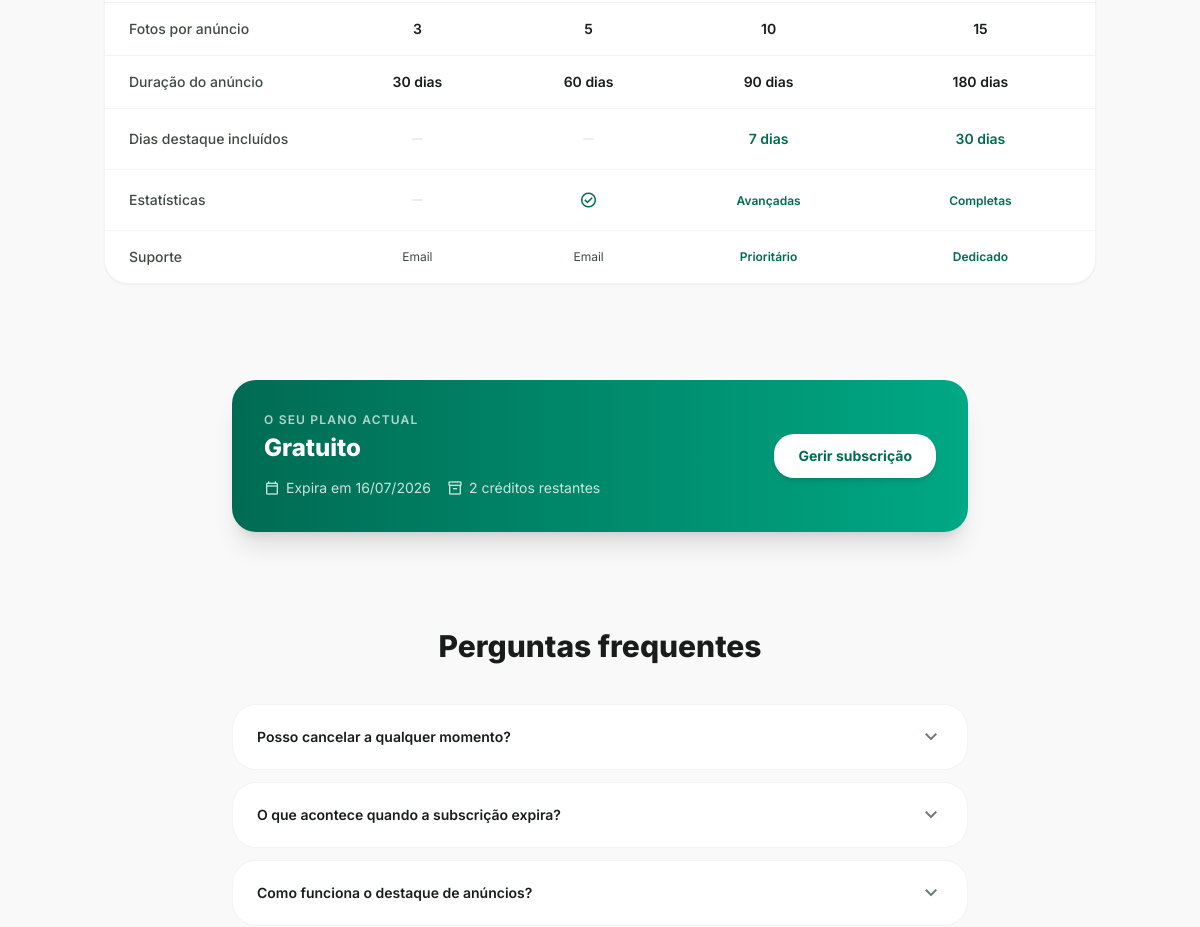
/planos/ (signed in, middle part), run on an earlier commit of the app's database.
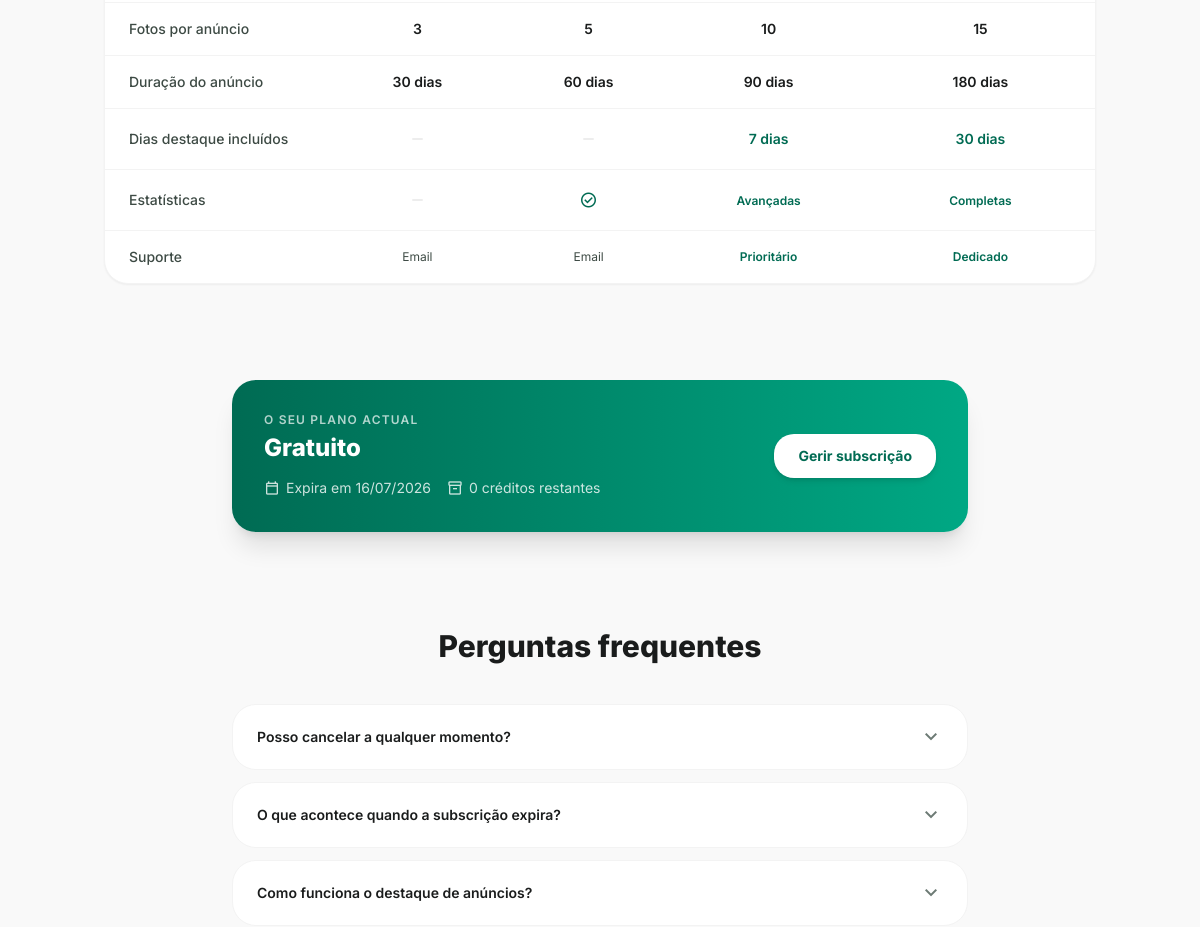
And on a later commit of the database.
### apps/pagamentos/models.py (models this page shows, shortened)
class SubscricaoUtilizador(models.Model):
    ESTADO_CHOICES = [
        ('pendente', 'Pendente de Pagamento'),
        ('activa', 'Activa'),
        ('expirada', 'Expirada'),
        ('cancelada', 'Cancelada'),
    ]
    utilizador = models.ForeignKey(
        User,
        on_delete=models.CASCADE,
        related_name='subscricoes'
    )
    plano = models.ForeignKey(
        PlanoPublicacao,
        on_delete=models.PROTECT,
        related_name='subscricoes'
    )
    estado = models.CharField(
        max_length=20, choices=ESTADO_CHOICES, default='pendente'
    )
    creditos_totais = models.PositiveIntegerField(
        null=True, blank=True,
        help_text='Total de anúncios incluídos. Nulo = ilimitado.'
    )
    creditos_usados = models.PositiveIntegerField(default=0)
    inicio_em = models.DateTimeField(null=True, blank=True)
    expira_em = models.DateTimeField(null=True, blank=True)
    criado_em = models.DateTimeField(auto_now_add=True)
    actualizado_em = models.DateTimeField(auto_now=True)
    preco_pago = models.DecimalField(max_digits=12, decimal_places=2)
    class Meta:
        verbose_name = 'Subscrição'
        verbose_name_plural = 'Subscrições'
        ordering = ['-criado_em']
        indexes = [
            models.Index(fields=['utilizador', 'estado', 'expira_em']),
        ]
    @property
    def ilimitado(self):
        return self.creditos_totais is None
    @property
    def creditos_disponiveis(self):
        if self.ilimitado:
            return None  # sem limite
        return max(0, self.creditos_totais - self.creditos_usados)
    @property
    def expirada(self):
        if not self.expira_em:
            return False
        return timezone.now() > self.expira_em

class PlanoPublicacao(models.Model):
    TIPO_CHOICES = [
        ('avulso', 'Por Anúncio'),
        ('subscricao', 'Subscrição'),
    ]
    nome = models.CharField(max_length=100)
    descricao = models.TextField(blank=True)
    tipo = models.CharField(max_length=20, choices=TIPO_CHOICES)
    preco = models.DecimalField(
        max_digits=12, decimal_places=2,
        help_text='Preço em Meticais (MZN)'
    )
    max_anuncios = models.PositiveIntegerField(
        null=True, blank=True,
        help_text='Deixar em branco para ilimitado'
    )
    duracao_anuncio_dias = models.PositiveIntegerField(
        default=30,
        help_text='Duração de cada anúncio em dias'
    )
    duracao_subscricao_dias = models.PositiveIntegerField(
        default=30,
        help_text='Validade da subscrição em dias'
    )
    max_imagens = models.PositiveIntegerField(
        default=6,
        help_text='Número máximo de imagens por anúncio'
    )
    dias_destaque_incluidos = models.PositiveIntegerField(
        default=0,
        help_text='Dias de destaque automático incluídos em cada anúncio'
    )
    activo = models.BooleanField(default=True)
    ordem = models.PositiveIntegerField(
        default=0,
        help_text='Ordem de exibição na página de planos'
    )
    criado_em = models.DateTimeField(auto_now_add=True)
    actualizado_em = models.DateTimeField(auto_now=True)
    class Meta:
        verbose_name = 'Plano de publicação'
        verbose_name_plural = 'Planos de publicação'
        ordering = ['ordem', 'preco']
    @property
    def ilimitado(self):
        return self.max_anuncios is None

### apps/anuncios/views.py (the view)
# urls.py: path('planos/', views.planos_page_view, name='planos'),
def planos_page_view(request):
    planos_publicacao = PlanoPublicacao.objects.filter(activo=True).order_by('ordem')
    subscricao_activa = None
    if request.user.is_authenticated:
        subscricao_activa = (
            SubscricaoUtilizador.objects
            .filter(utilizador=request.user, estado='activa', expira_em__gt=timezone.now())
            .select_related('plano')
            .order_by('-inicio_em')
            .first()
        )
    return render(request, 'pagamentos/planos.html', {
        'planos_publicacao':  planos_publicacao,
        'subscricao_activa':  subscricao_activa,
        'metodos_pagamento':  METODOS_PAGAMENTO,
        'faq_estatico':       FAQ_ESTATICO,
    })

### templates/pagamentos/planos.html (shortened to what the changed rows need)
{% extends "base.html" %}
{% load static %}
{% load humanize %}
{% load l10n %}
{% block content %}
<main class="pt-24 pb-28 font-body-alt">
    {% if user.is_authenticated and subscricao_activa %}
    <section class="px-4 max-w-3xl mx-auto mb-24">
        <div class="bg-gradient-to-r from-primary to-primary-container rounded-2xl p-8 text-white
                    shadow-xl flex flex-col md:flex-row items-start md:items-center justify-between gap-6">
            <div>
                <p class="text-white/70 text-xs font-semibold uppercase tracking-widest mb-1">O seu plano actual</p>
                <h3 class="font-display text-2xl font-extrabold mb-1">{{ subscricao_activa.plano.nome }}</h3>
                <div class="flex flex-wrap gap-4 mt-3 text-sm">
                    <span class="flex items-center gap-1.5 text-white/80">
                        <span class="material-symbols-outlined text-base">calendar_today</span>
                        Expira em {{ subscricao_activa.expira_em|date:"d/m/Y" }}
                    </span>
                    {% if not subscricao_activa.plano.max_anuncios %}
                    <span class="flex items-center gap-1.5 text-white/80">
                        <span class="material-symbols-outlined text-base">all_inclusive</span>
                        Anúncios ilimitados
                    </span>
                    {% else %}
                    <span class="flex items-center gap-1.5 text-white/80">
                        <span class="material-symbols-outlined text-base">inventory_2</span>
                        {{ subscricao_activa.creditos_disponiveis }} crédito{{ subscricao_activa.creditos_disponiveis|pluralize:"s" }} restante{{ subscricao_activa.creditos_disponiveis|pluralize:"s" }}
                    </span>
                    {% endif %}
                </div>
            </div>
            <a href="{% url 'dashboard' %}"
               class="flex-shrink-0 bg-white text-primary font-display font-bold px-6 py-3 rounded-xl
                      hover:bg-white/90 transition-all text-sm shadow-md">
                Gerir subscrição
            </a>
        </div>
    </section>
    {% endif %}
    <section class="px-4 max-w-3xl mx-auto mb-24">
        <h2 class="font-display text-2xl md:text-3xl font-extrabold text-on-surface text-center mb-10">
            Perguntas frequentes
        </h2>
    </section>
</main>
{% endblock %}

What changed in the data, as far as the page shows it:
changed SubscricaoUtilizador "Gratuito": creditos_disponiveis "2" → "0"
